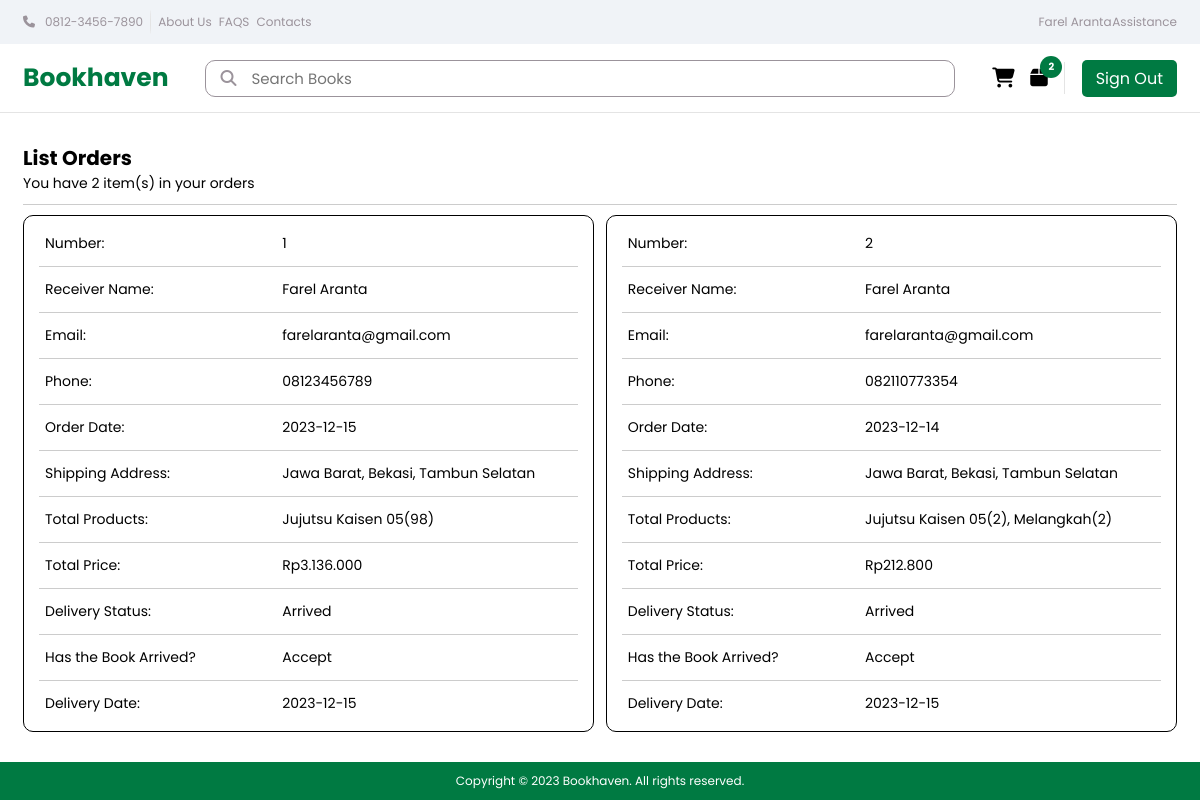
Page /pages/Orders.php (signed in) on the committed database.
### tables this page shows
CREATE TABLE `orders` (
  `order_id` int(11) NOT NULL,
  `user_id` int(11) NOT NULL,
  `name` varchar(255) NOT NULL,
  `email` varchar(100) NOT NULL,
  `address` text NOT NULL,
  `phone` varchar(30) NOT NULL,
  `city` varchar(30) NOT NULL,
  `zip_code` varchar(10) NOT NULL,
  `total_products` varchar(535) NOT NULL,
  `order_date` date NOT NULL DEFAULT current_timestamp(),
  `total_amount` decimal(10,2) NOT NULL,
  `status` varchar(9) NOT NULL DEFAULT 'Process',
  `delivery_date` date NOT NULL DEFAULT current_timestamp()
);

### pages/Orders.php (the view, shortened to what this page needs)
<?php
include("../includes/config.php");
if (!$_SESSION["type"] === "user") {
    header("Location: ../Index.php");
    exit();
} else {
    $user_id = $_SESSION['id'];
}
?>
<!DOCTYPE html>
<html lang="en">
<head>
    <link rel="stylesheet" href="../assets/css/Orders.css">
    <link rel="stylesheet" href="https://cdnjs.cloudflare.com/ajax/libs/font-awesome/6.5.1/css/all.min.css" />
</head>
<body>
    <header>
        <div class="top">
            <div class="left">
                <ul>
                    <li><span class="number-phone"><i class="fa-solid fa-phone"></i>0812-3456-7890</span></li>
                    <li><a href="">About Us</a></li>
                    <li><a href="">FAQS</a></li>
                    <li><a href="">Contacts</a></li>
                </ul>
            </div>
            <div class="right">
                <ul>
                    <li><a href=""><?= $_SESSION['name'] ?></a></li>
                    <li><a href="">Assistance</a></li>
                </ul>
            </div>
        </div>
        <div class="bottom">
            <div class="left">
                <a href="../Index.php">Bookhaven</a>
            </div>
            <div class="center">
                <form action=""><button type="submit"><i class="fa-solid fa-magnifying-glass"></i></button><input type="text" placeholder="Search Books"></form>
            </div>
            <div class="right">
                <div class="group">
                    <a href="./Cart.php" class="shopping-cart">
                        <i class="fa-solid fa-cart-shopping"></i>
                    </a>
                    <a href="./Orders.php" class="orders">
                        <i class="fa-solid fa-box"></i>
                        <?php
                        $query = mysqli_query($conn, "SELECT * FROM orders WHERE user_id = '$user_id'");
                        if (mysqli_num_rows($query) > 0) { ?>
                            <span><?= mysqli_num_rows($query) ?></span>
                        <?php } ?>
                    </a>
                </div>
                <div class="button"><a href="../auth/SignOut.php">Sign Out</a></div>
            </div>
        </div>
    </header>
    <main>
        <div class="container-orders">
            <div class="top">
                <h2>List Orders</h2>
                <?php
                $query = mysqli_query($conn, "SELECT * FROM orders WHERE user_id = '$user_id' ORDER BY order_id DESC");
                ?>
                <p>You have <span><?= mysqli_num_rows($query) ?></span> item(s) in your orders</p>
            </div>
            <div class="horizontal-line"></div>
            <div class="bottom">
                <div class="row">
                    <?php
                    $i = 1;
                    while ($order = mysqli_fetch_assoc($query)) { ?>
                        <div class="card">
                            <div class="container-text">
                                <p>Number:</p><span><?= $i ?></span>
                            </div>
                            <div class="horizontal-line"></div>
                            <div class="container-text">
                                <p>Receiver Name:</p><span><?= $order['name'] ?></span>
                            </div>
                            <div class="horizontal-line"></div>
                            <div class="container-text">
                                <p>Email:</p><span><?= $order['email'] ?></span>
                            </div>
                            <div class="horizontal-line"></div>
                            <div class="container-text">
                                <p>Phone:</p><span><?= $order['phone'] ?></span>
                            </div>
                            <div class="horizontal-line"></div>
                            <div class="container-text">
                                <p>Order Date:</p><span><?= $order['order_date'] ?></span>
                            </div>
                            <div class="horizontal-line"></div>
                            <div class="container-text">
                                <p>Shipping Address:</p><span><?= $order['address'] ?></span>
                            </div>
                            <div class="horizontal-line"></div>
                            <div class="container-text">
                                <p>Total Products:</p><span><?= $order['total_products'] ?></span>
                            </div>
                            <div class="horizontal-line"></div>
                            <div class="container-text">
                                <p>Total Price:</p><span><?= "Rp" . number_format($order['total_amount'], 0, ',', '.') ?></span>
                            </div>
                            <div class="horizontal-line"></div>
                            <div class="container-text">
                                <p>Delivery Status:</p><span><?= $order['status'] ?></span>
                            </div>
                            <div class="horizontal-line"></div>
                            <?php
                            if ($order['status'] === 'Process') { ?>
                                <div class="container-text">
                                    <p>Has the Book Arrived?</p><span><a href="./Orders.php?order_id=<?= $order['order_id'] ?>">Accept</a></span>
                                </div>
                                <div class="horizontal-line"></div>
                                <div class="container-text">
                                    <p>Delivery Date:</p><span>-</span>
                                </div>
                            <?php } else { ?>
                                <div class="container-text">
                                    <p>Has the Book Arrived?</p><span><a>Accept</a></span>
                                </div>
                                <div class="horizontal-line"></div>
                                <div class="container-text">
                                    <p>Delivery Date:</p><span><?= $order['delivery_date'] ?></span>
                                </div>
                            <?php } ?>
                        </div>
                    <?php
                        $i++;
                    } ?>
                </div>
            </div>
        </div>
    </main>
    <footer>
        <div class="container">
            <p>Copyright © 2023 Bookhaven. All rights reserved.</p>
        </div>
    </footer>
</body>
</html>

### assets/css/Orders.css (style rules this page uses)
* { margin: 0; padding: 0; box-sizing: border-box; font-family: "Poppins", sans-serif; }
header { display: flex; flex-direction: column; border-bottom: 1px solid #e4e4e4; }
header .top { background-color: #f0f3f7; display: flex; align-items: center; justify-content: space-between; padding: 10px 23px; width: 100%; }
header .top .left { display: flex; align-items: center; width: 25%; }
header .top .right { display: flex; align-items: center; width: 12%; }
header .top ul { display: flex; align-items: center; width: 100%; justify-content: space-between; }
header .top ul li { display: flex; align-items: center; list-style: none; color: #9b939b; }
header .top ul li { font-size: 12px; }
header .top ul li a { text-decoration: none; color: #9b939b; }
header .top .number-phone i { margin-right: 10px; }
header .bottom { display: flex; align-items: center; justify-content: space-between; padding: 15px 23px; }
header .bottom .left { display: flex; align-items: center; }
header .bottom .left a { font-size: 25px; font-weight: bold; text-decoration: none; color: #007a42; }
header .bottom .center { display: flex; align-items: center; width: 65%; }
header .bottom .center form { display: flex; align-items: center; width: 100%; position: relative; }
header .bottom .center form input { padding: 6px 25px 6px 45px; font-size: 15px; width: 100%; border-radius: 10px; border: 1px solid #9b939b; }
header .bottom .center form button { position: absolute; background: none; border: none; font-size: 16px; left: 15px; color: #9b939b; }
header .bottom .right { display: flex; align-items: center; width: 16%; justify-content: space-between; }
header .bottom .right .group { display: flex; width: 30%; justify-content: space-between; align-items: center; }
header .bottom .right .group .shopping-cart { display: flex; position: relative; text-decoration: none; }
header .bottom .right .group .orders { display: flex; position: relative; text-decoration: none; }
header .bottom .right .group i { color: #000; }
header .bottom .right .group span { display: flex; align-items: center; justify-content: center; background-color: #007a42; color: #fff; font-weight: bold; border-radius: 50%; position: absolute; width: 22px; height: 22px; bottom: 10px; left: 10px; font-size: 10px; }
header .bottom .right i { font-size: 20px; }
header .bottom .right .button { display: flex; align-items: center; }
header .bottom .right .button a { padding: 6px 14px; border-radius: 5px; color: #fff; background-color: #007a42; text-decoration: none; cursor: pointer; }
main { display: flex; padding: 30px 23px; }
main .container-orders { display: flex; flex-direction: column; width: 100%; }
main .container-orders .top h2 { font-size: 20px; }
main .container-orders .top p { font-size: 14px; }
main .horizontal-line { height: 1px; width: 100%; margin: 10px 0 10px 0; background-color: rgba(0, 0, 0, 0.2); }
main .bottom { display: flex; width: 100%; }
main .bottom .row { display: grid; grid-template-columns: 49.5% 49.5%; gap: 1%; width: 100%; }
main .bottom .row .card { display: flex; flex-direction: column; border: 1px solid rgba(0, 0, 0, 1); padding: 15px; border-radius: 10px; }
main .bottom .row .card .container-text { display: flex; width: 100%; justify-content: space-between; font-size: 14px; overflow: hidden; padding: 2px 6px; }
main .bottom .row .card .container-text p { display: flex; width: 45%; }
main .bottom .row .card .container-text span { display: flex; align-items: center; justify-content: flex-start; width: 55%; text-wrap: nowrap; overflow-x: auto; }
footer { display: flex; flex-direction: column; align-items: center; justify-content: center; padding: 10px 23px; background-color: #007a42; }
footer .container { display: flex; color: #fff; justify-content: center; align-items: center; width: 100%; font-size: 12px; }

### rows in the picture
orders: name "Farel Aranta", email "farelaranta@gmail.com", phone "08123456789", order_date "2023-12-15", address "Jawa Barat, Bekasi, Tambun Selatan", total_products "Jujutsu Kaisen 05(98)", total_amount "3.136.000", status "Arrived", delivery_date "2023-12-15"
orders: name "Farel Aranta", email "farelaranta@gmail.com", phone "082110773354", order_date "2023-12-14", address "Jawa Barat, Bekasi, Tambun Selatan", total_products "Jujutsu Kaisen 05(2), Melangkah(2)", total_amount "212.800", status "Arrived", delivery_date "2023-12-15"

### other values in the picture
$_SESSION['name'] "Farel Aranta"
mysqli_num_rows($query) "2"
